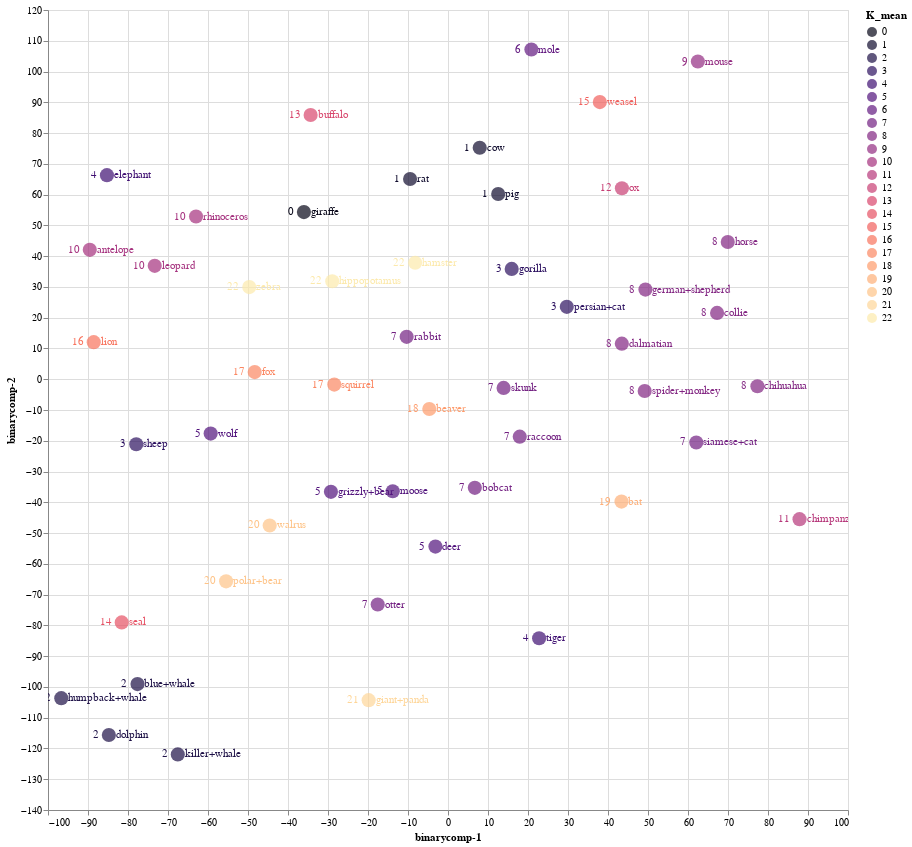

Notebook code for this chart:
### Code cell
source = tsne_binary_df1

points = alt.Chart(source).mark_circle(size=200).encode(
    x='binarycomp-1:Q',
    y='binarycomp-2:Q',
    color=alt.Color('K_mean:N', scale=alt.Scale(scheme='Magma'))
    ).properties(
    width=800,
    height=800
)

text1 = points.mark_text(
    align='left',
    baseline='middle',
    dx=7
).encode(
    text='classes:N'
)

text2 = points.mark_text(
    align='right',
    baseline='middle',
    dx=-10
).encode(
    text='K_mean:N'
)

points.interactive() + text1 + text2

### Figure 1 — Vega-Lite specification as saved in the notebook (floating-point values rounded to 4 significant figures)
{"config": {"view": {"continuousWidth": 400, "continuousHeight": 300}}, "layer": [{"mark": {"type": "circle", "size": 200}, "encoding": {"color": {"field": "K_mean", "scale": {"scheme": "Magma"}, "type": "nominal"}, "x": {"field": "binarycomp-1", "type": "quantitative"}, "y": {"field": "binarycomp-2", "type": "quantitative"}}, "height": 800, "selection": {"selector001": {"type": "interval", "bind": "scales", "encodings": ["x", "y"]}}, "width": 800}, {"mark": {"type": "text", "align": "left", "baseline": "middle", "dx": 7}, "encoding": {"color": {"field": "K_mean", "scale": {"scheme": "Magma"}, "type": "nominal"}, "text": {"field": "classes", "type": "nominal"}, "x": {"field": "binarycomp-1", "type": "quantitative"}, "y": {"field": "binarycomp-2", "type": "quantitative"}}, "height": 800, "width": 800}, {"mark": {"type": "text", "align": "right", "baseline": "middle", "dx": -10}, "encoding": {"color": {"field": "K_mean", "scale": {"scheme": "Magma"}, "type": "nominal"}, "text": {"field": "K_mean", "type": "nominal"}, "x": {"field": "binarycomp-1", "type": "quantitative"}, "y": {"field": "binarycomp-2", "type": "quantitative"}}, "height": 800, "width": 800}], "data": {"name": "data-f09a3a4fe9b420edf21ff7328fab0190"}, "$schema": "https://vega.github.io/schema/vega-lite/v4.17.0.json", "datasets": {"data-f09a3a4fe9b420edf21ff7328fab0190": [{"binarycomp-1": -89.55, "binarycomp-2": 42.06, "classes": "antelope", "K_mean": 10}, {"binarycomp-1": -29.27, "binarycomp-2": -36.59, "classes": "grizzly+bear", "K_mean": 5}, {"binarycomp-1": -67.55, "binarycomp-2": -121.9, "classes": "killer+whale", "K_mean": 2}, {"binarycomp-1": -4.677, "binarycomp-2": -9.664, "classes": "beaver", "K_mean": 18}, {"binarycomp-1": 43.46, "binarycomp-2": 11.57, "classes": "dalmatian", "K_mean": 8}, {"binarycomp-1": 29.7, "binarycomp-2": 23.53, "classes": "persian+cat", "K_mean": 3}, {"binarycomp-1": 69.94, "binarycomp-2": 44.59, "classes": "horse", "K_mean": 8}, {"binarycomp-1": 49.36, "binarycomp-2": 29.13, "classes": "german+shepherd", "K_mean": 8}, {"binarycomp-1": -77.63, "binarycomp-2": -99.09, "classes": "blue+whale", "K_mean": 2}, {"binarycomp-1": 62.07, "binarycomp-2": -20.55, "classes": "siamese+cat", "K_mean": 7}, {"binarycomp-1": 13.9, "binarycomp-2": -2.823, "classes": "skunk", "K_mean": 7}, {"binarycomp-1": 20.85, "binarycomp-2": 107.2, "classes": "mole", "K_mean": 6}, {"binarycomp-1": 22.78, "binarycomp-2": -84.18, "classes": "tiger", "K_mean": 4}, {"binarycomp-1": -28.94, "binarycomp-2": 31.86, "classes": "hippopotamus", "K_mean": 22}, {"binarycomp-1": -73.32, "binarycomp-2": 36.84, "classes": "leopard", "K_mean": 10}, {"binarycomp-1": -13.82, "binarycomp-2": -36.42, "classes": "moose", "K_mean": 5}, {"binarycomp-1": 49.17, "binarycomp-2": -3.834, "classes": "spider+monkey", "K_mean": 8}, {"binarycomp-1": -96.68, "binarycomp-2": -103.7, "classes": "humpback+whale", "K_mean": 2}, {"binarycomp-1": -85.27, "binarycomp-2": 66.33, "classes": "elephant", "K_mean": 4}, {"binarycomp-1": 15.92, "binarycomp-2": 35.86, "classes": "gorilla", "K_mean": 3}, {"binarycomp-1": 43.48, "binarycomp-2": 62.06, "classes": "ox", "K_mean": 12}, {"binarycomp-1": -48.32, "binarycomp-2": 2.328, "classes": "fox", "K_mean": 17}, {"binarycomp-1": -77.94, "binarycomp-2": -21.15, "classes": "sheep", "K_mean": 3}, {"binarycomp-1": -81.57, "binarycomp-2": -79.04, "classes": "seal", "K_mean": 14}, {"binarycomp-1": 87.88, "binarycomp-2": -45.48, "classes": "chimpanzee", "K_mean": 11}, {"binarycomp-1": -8.208, "binarycomp-2": 37.87, "classes": "hamster", "K_mean": 22}, {"binarycomp-1": -28.43, "binarycomp-2": -1.744, "classes": "squirrel", "K_mean": 17}, {"binarycomp-1": -62.99, "binarycomp-2": 52.87, "classes": "rhinoceros", "K_mean": 10}, {"binarycomp-1": -10.33, "binarycomp-2": 13.77, "classes": "rabbit", "K_mean": 7}, {"binarycomp-1": 43.37, "binarycomp-2": -39.77, "classes": "bat", "K_mean": 19}, {"binarycomp-1": -36.02, "binarycomp-2": 54.32, "classes": "giraffe", "K_mean": 0}, {"binarycomp-1": -59.33, "binarycomp-2": -17.66, "classes": "wolf", "K_mean": 5}, {"binarycomp-1": 77.35, "binarycomp-2": -2.286, "classes": "chihuahua", "K_mean": 8}, {"binarycomp-1": -9.48, "binarycomp-2": 65.07, "classes": "rat", "K_mean": 1}, {"binarycomp-1": 37.96, "binarycomp-2": 90.07, "classes": "weasel", "K_mean": 15}, {"binarycomp-1": -17.57, "binarycomp-2": -73.22, "classes": "otter", "K_mean": 7}, {"binarycomp-1": -34.34, "binarycomp-2": 85.88, "classes": "buffalo", "K_mean": 13}, {"binarycomp-1": -49.68, "binarycomp-2": 29.94, "classes": "zebra", "K_mean": 22}, {"binarycomp-1": -19.84, "binarycomp-2": -104.3, "classes": "giant+panda", "K_mean": 21}, {"binarycomp-1": -3.139, "binarycomp-2": -54.4, "classes": "deer", "K_mean": 5}, {"binarycomp-1": 6.704, "binarycomp-2": -35.29, "classes": "bobcat", "K_mean": 7}, {"binarycomp-1": 12.55, "binarycomp-2": 60.2, "classes": "pig", "K_mean": 1}, {"binarycomp-1": -88.57, "binarycomp-2": 12.04, "classes": "lion", "K_mean": 16}, {"binarycomp-1": 62.47, "binarycomp-2": 103.3, "classes": "mouse", "K_mean": 9}, {"binarycomp-1": -55.47, "binarycomp-2": -65.67, "classes": "polar+bear", "K_mean": 20}, {"binarycomp-1": 67.27, "binarycomp-2": 21.55, "classes": "collie", "K_mean": 8}, {"binarycomp-1": -44.58, "binarycomp-2": -47.53, "classes": "walrus", "K_mean": 20}, {"binarycomp-1": 17.94, "binarycomp-2": -18.68, "classes": "raccoon", "K_mean": 7}, {"binarycomp-1": 7.932, "binarycomp-2": 75.25, "classes": "cow", "K_mean": 1}, {"binarycomp-1": -84.79, "binarycomp-2": -115.6, "classes": "dolphin", "K_mean": 2}]}}
